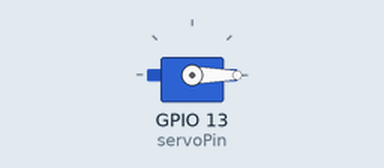
Simulated run of this sketch. Board: ESP32. Parts: servo.

Above: at 0.05 s.
At 2.0 s:
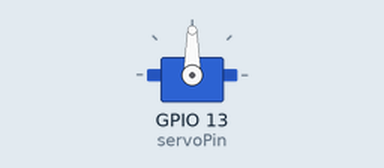
At 4.0 s:
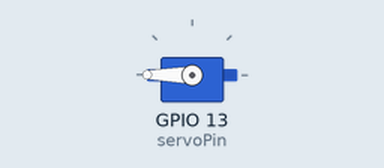
Timing chart, 0 to 5.2 s (numbered marks = the images above):
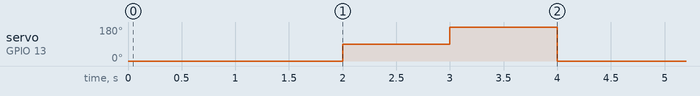

Measured:
- by itself, servo on GPIO 13 (servoPin): repeats every 4.0 s: 180° 1.0 s, 0° 2.0 s, 90° 1.0 s

The sketch:

servo.ino
```cpp
#include <ESP32Servo.h>      // Include the ESP32 Servo library

Servo myservo;               // Create a Servo object
const int servoPin = 13;     // Servo signal pin connected to GPIO 13

void setup() {
  myservo.attach(servoPin);  // Attach servo to the defined pin
}

void loop() {
  myservo.write(0);          // Move servo to 0 degrees
  delay(2000);               // Wait for 2 seconds

  myservo.write(90);         // Move servo to 90 degrees
  delay(1000);               // Wait for 1 second

  myservo.write(180);         // Move servo to 180 degrees
  delay(1000);               // Wait for 1 second
}
```
